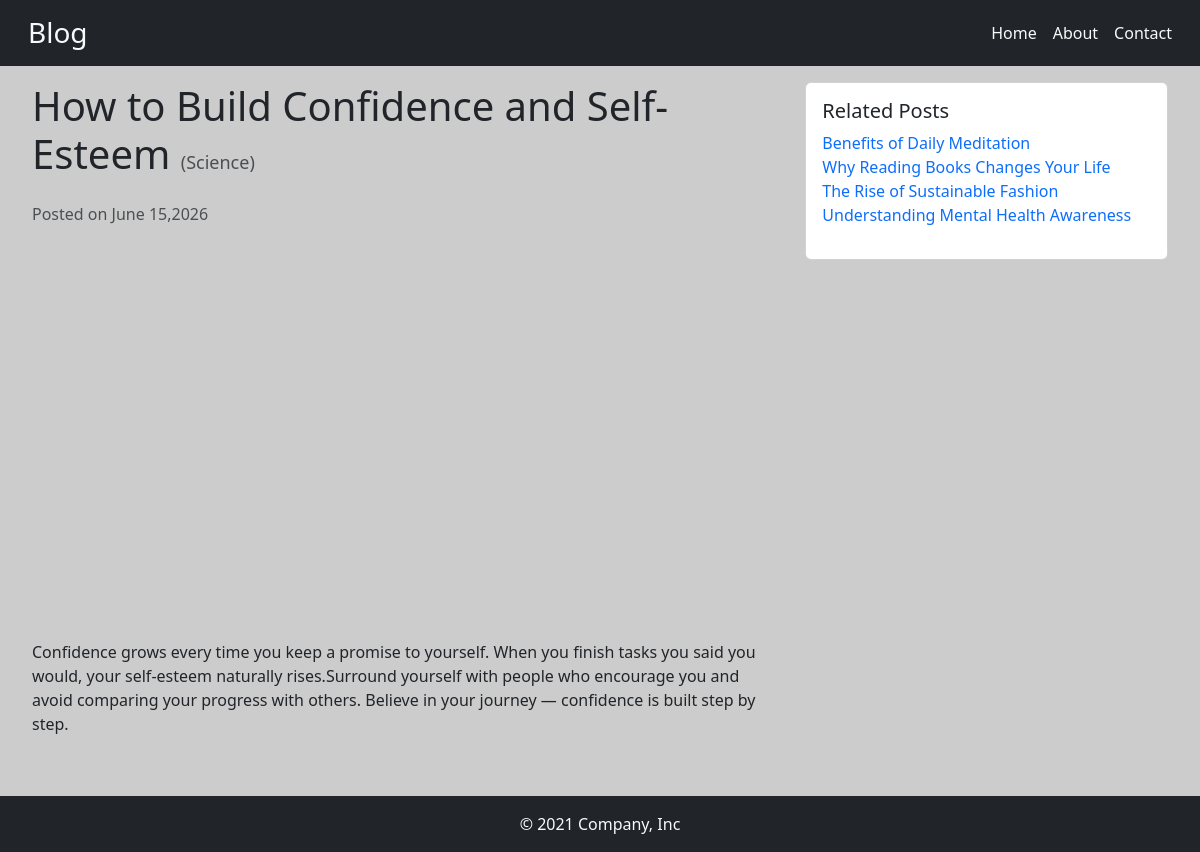
Screenshot of /post/how-to-build-confidence-and-self-esteem with the database file from the repository.
### blog/models.py (models this page shows, shortened)
class Post(models.Model):
    title = models.CharField(max_length=100)
    content = models.TextField()
    img_url = models.URLField(null=True)
    created_at = models.DateTimeField(auto_now_add=True)
    slug = models.SlugField(unique=True)
    category = models.ForeignKey(Category, on_delete=models.CASCADE)

class Category(models.Model):
    name= models.CharField(max_length=100)

### blog/views.py (the view)
# urls.py: path("post/<str:slug>", views.detail, name="detail"),
def detail(request, slug):
    try:
        post=Post.objects.get(slug=slug)
        related_posts = Post.objects.filter(category = post.category).exclude(pk=post.id)
    except Post.DoesNotExist:
        raise Http404("Post Does Not Exist!")
    return render(request,'blog/detail.html',{'post':post,'related_posts':related_posts})

### blog/templates/blog/detail.html
{% extends 'blog/base.html' %}
{% block content %}
<div class="container-fluid">
    <div class="row mt-3 mx-2">
            <div class="col-12 col-lg-8">
              <h1 class="mb-4">{{post.title}} <small class="text-muted" style="font-size:18px">({{post.category.name}})</small></h1>
              <p class="text-muted">Posted on {{post.created_at|date:"F j,Y"}}</p>
              <img src="{{post.img_url}}" class="img-fluid mb-4 rounded" alt="{{post.title}}">
              <p>{{post.content}}</p>
            </div>
            <div class="col-12 col-lg-4">
              <div class="card mt-3 mt-lg-0">
                <div class="card-body">
                  <h5 class="card-title">Related Posts</h5>
                  <ul class="list-unstyled">
                    {% for related_post in related_posts %}
                    <li><a href="{% url 'blog:detail' slug=related_post.slug %}" class="text-decoration-none">{{related_post.title}}</a></li>
                    {% endfor %}
                  </ul>
                </div>
              </div>
            </div>
        </div>
    </div>
{% endblock %}

### blog/static/blog/style.css (style rules this page uses)
* { box-sizing: border-box; }
body { background-color: #cccccc; padding-bottom: 150px; }
@media (min-width: 769px) { body { padding-bottom: 100px; } }
img { max-width: 100%; height: auto; display: block; }

### rows the page displays
Post: title "How to Build Confidence and Self-Esteem", category.name "Science", created_at "June 15,2026", content "Confidence grows every time you keep a promise to yourself. When you finish tasks you said you would, your self-esteem naturally rises.Surround yourself with people who encourage you and avoid comparing your progress with others. Believe in your journey — confidence is built step by step."
Post: title "Benefits of Daily Meditation"
Post: title "Why Reading Books Changes Your Life"
Post: title "The Rise of Sustainable Fashion"
Post: title "Understanding Mental Health Awareness"
